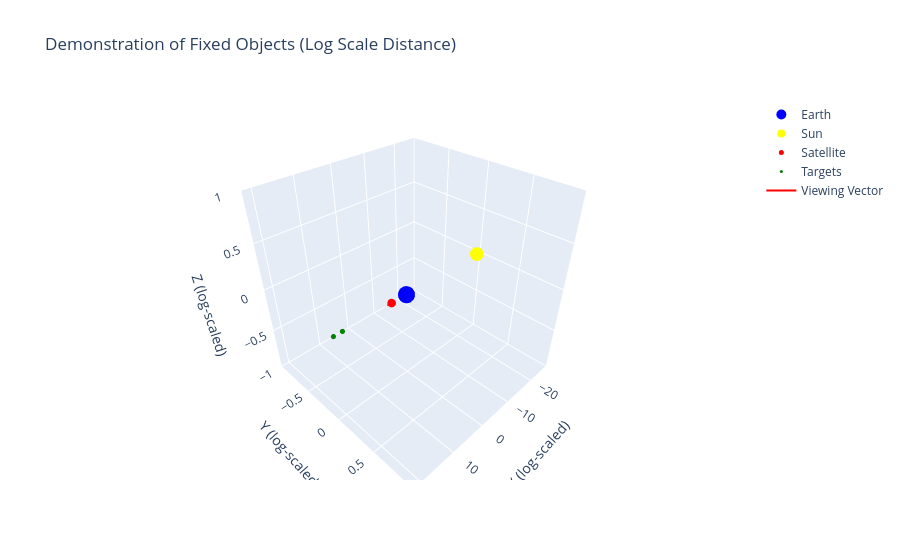

Notebook code cell kept with this figure:
### Code cell
testObjects.demoFixed()

### Figure 1 — Plotly figure (JSON) as saved in the notebook; plotly's stock layout.template omitted (floating-point values rounded to 4 significant figures)
{"data": [{"marker": {"color": "blue", "size": 10}, "mode": "markers", "name": "Earth", "type": "scatter3d", "x": [0], "y": [0], "z": [0]}, {"marker": {"color": "yellow", "size": 8}, "mode": "markers", "name": "Sun", "type": "scatter3d", "x": [-25.73], "y": [0], "z": [0]}, {"marker": {"color": "red", "size": 5}, "mode": "markers", "name": "Satellite", "type": "scatter3d", "x": [4.605], "y": [0], "z": [0]}, {"marker": {"color": "green", "size": 3}, "mode": "markers", "name": "Targets", "type": "scatter3d", "x": [18.42, 20.72], "y": [0.0, 0.0], "z": [0.0, 0.0]}, {"line": {"color": "red", "width": 2}, "mode": "lines", "name": "Viewing Vector", "type": "scatter3d", "x": [4.605, 5.987], "y": [0, 0], "z": [0, 0]}], "layout": {"scene": {"aspectratio": {"x": 1, "y": 1, "z": 1}, "xaxis": {"title": {"text": "X (log-scaled)"}}, "yaxis": {"title": {"text": "Y (log-scaled)"}}, "zaxis": {"title": {"text": "Z (log-scaled)"}}}, "title": {"text": "Demonstration of Fixed Objects (Log Scale Distance)"}}}
